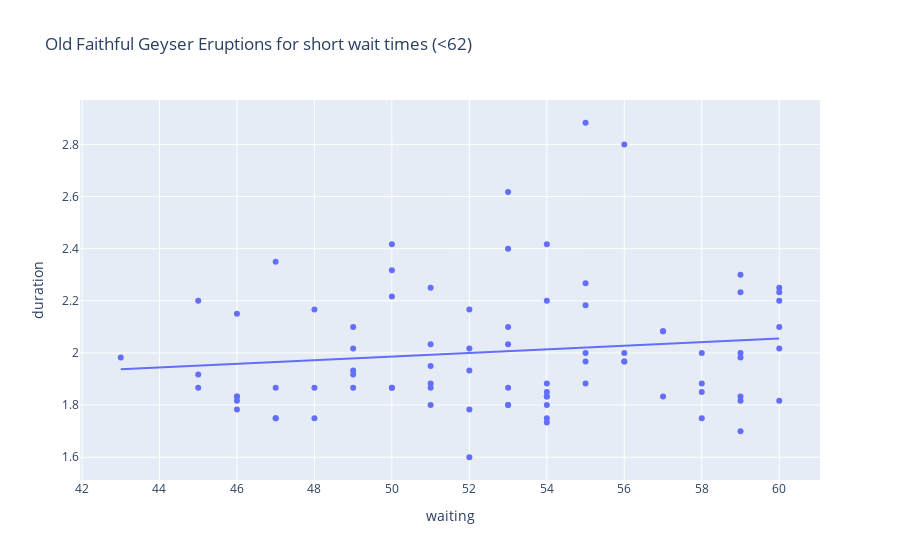
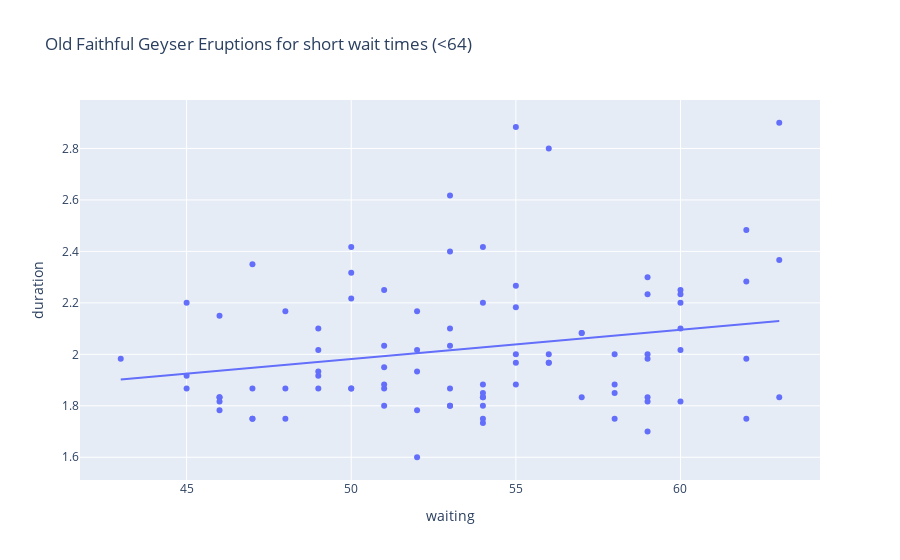

Write notebook code for charts like these, in order.
### Markdown cell above
# 9.

### Code cell
import plotly.express as px
import statsmodels.formula.api as smf


short_wait_limit = 62 # 64 # 66 #
short_wait = old_faithful.waiting < short_wait_limit

print(smf.ols('duration ~ waiting', data=old_faithful[short_wait]).fit().summary().tables[1])

# Create a scatter plot with a linear regression trendline
fig = px.scatter(old_faithful[short_wait], x='waiting', y='duration', 
                 title="Old Faithful Geyser Eruptions for short wait times (<"+str(short_wait_limit)+")", 
                 trendline='ols')

fig.show() # USE `fig.show(renderer="png")` FOR ALL GitHub and MarkUs SUBMISSIONS
import plotly.express as px
import statsmodels.formula.api as smf


short_wait_limit = 64 # 64 # 66 #
short_wait = old_faithful.waiting < short_wait_limit

print(smf.ols('duration ~ waiting', data=old_faithful[short_wait]).fit().summary().tables[1])

# Create a scatter plot with a linear regression trendline
fig = px.scatter(old_faithful[short_wait], x='waiting', y='duration', 
                 title="Old Faithful Geyser Eruptions for short wait times (<"+str(short_wait_limit)+")", 
                 trendline='ols')

fig.show() # USE `fig.show(renderer="png")` FOR ALL GitHub and MarkUs SUBMISSIONS
import plotly.express as px
import statsmodels.formula.api as smf


short_wait_limit = 66 # 64 # 66 #
short_wait = old_faithful.waiting < short_wait_limit

print(smf.ols('duration ~ waiting', data=old_faithful[short_wait]).fit().summary().tables[1])

# Create a scatter plot with a linear regression trendline
fig = px.scatter(old_faithful[short_wait], x='waiting', y='duration', 
                 title="Old Faithful Geyser Eruptions for short wait times (<"+str(short_wait_limit)+")", 
                 trendline='ols')

fig.show(renderer="png") # USE `fig.show(renderer="png")` FOR ALL GitHub and MarkUs SUBMISSIONS

### Figure 1 — Plotly figure (JSON) as saved in the notebook; plotly's stock layout.template omitted (floating-point values rounded to 4 significant figures)
{"data": [{"hovertemplate": "waiting=%{x}<br>duration=%{y}<extra></extra>", "legendgroup": "", "marker": {"color": "#636efa", "symbol": "circle"}, "mode": "markers", "name": "", "orientation": "v", "showlegend": false, "type": "scatter", "x": [54, 55, 51, 54, 47, 52, 52, 51, 47, 55, 52, 48, 59, 58, 58, 53, 59, 54, 54, 59, 48, 60, 56, 60, 48, 60, 50, 51, 49, 47, 52, 59, 59, 50, 59, 53, 56, 45, 55, 45, 56, 46, 51, 53, 60, 59, 49, 53, 53, 45, 58, 52, 49, 57, 50, 55, 51, 46, 55, 57, 51, 60, 53, 46, 49, 49, 53, 55, 50, 54, 54, 50, 54, 54, 47, 57, 54, 56, 58, 43, 60, 46, 46], "xaxis": "x", "y": [1.8, 2.883, 1.95, 1.833, 1.75, 2.167, 1.6, 1.8, 1.75, 1.967, 2.017, 1.867, 1.833, 1.883, 1.75, 2.1, 2, 1.833, 1.733, 2.233, 1.75, 1.817, 1.967, 2.017, 2.167, 2.2, 1.867, 1.867, 2.1, 1.867, 1.783, 2.3, 1.7, 2.317, 1.817, 2.617, 1.967, 1.917, 2.267, 1.867, 2.8, 1.833, 1.883, 2.033, 2.233, 1.983, 2.017, 1.8, 1.8, 2.2, 2, 1.933, 1.917, 2.083, 2.417, 1.883, 2.033, 1.833, 2.183, 1.833, 2.25, 2.1, 1.867, 1.783, 1.933, 1.867, 2.4, 2, 1.867, 1.75, 2.417, 2.217, 1.883, 1.85, 2.35, 2.083, 2.2, 2, 1.85, 1.983, 2.25, 2.15, 1.817], "yaxis": "y"}, {"hovertemplate": "<b>OLS trendline</b><br>duration = 0.00691825 * waiting + 1.64008<br>R<sup>2</sup>=0.017113<br><br>waiting=%{x}<br>duration=%{y} <b>(trend)</b><extra></extra>", "legendgroup": "", "marker": {"color": "#636efa", "symbol": "circle"}, "mode": "lines", "name": "", "showlegend": false, "type": "scatter", "x": [43, 45, 45, 45, 46, 46, 46, 46, 46, 47, 47, 47, 47, 48, 48, 48, 49, 49, 49, 49, 49, 50, 50, 50, 50, 50, 51, 51, 51, 51, 51, 51, 52, 52, 52, 52, 52, 53, 53, 53, 53, 53, 53, 53, 54, 54, 54, 54, 54, 54, 54, 54, 54, 55, 55, 55, 55, 55, 55, 56, 56, 56, 56, 57, 57, 57, 58, 58, 58, 58, 59, 59, 59, 59, 59, 59, 59, 60, 60, 60, 60, 60, 60], "xaxis": "x", "y": [1.938, 1.951, 1.951, 1.951, 1.958, 1.958, 1.958, 1.958, 1.958, 1.965, 1.965, 1.965, 1.965, 1.972, 1.972, 1.972, 1.979, 1.979, 1.979, 1.979, 1.979, 1.986, 1.986, 1.986, 1.986, 1.986, 1.993, 1.993, 1.993, 1.993, 1.993, 1.993, 2.0, 2.0, 2.0, 2.0, 2.0, 2.007, 2.007, 2.007, 2.007, 2.007, 2.007, 2.007, 2.014, 2.014, 2.014, 2.014, 2.014, 2.014, 2.014, 2.014, 2.014, 2.021, 2.021, 2.021, 2.021, 2.021, 2.021, 2.028, 2.028, 2.028, 2.028, 2.034, 2.034, 2.034, 2.041, 2.041, 2.041, 2.041, 2.048, 2.048, 2.048, 2.048, 2.048, 2.048, 2.048, 2.055, 2.055, 2.055, 2.055, 2.055, 2.055], "yaxis": "y"}], "layout": {"legend": {"tracegroupgap": 0}, "title": {"text": "Old Faithful Geyser Eruptions for short wait times (<62)"}, "xaxis": {"anchor": "y", "domain": [0, 1], "title": {"text": "waiting"}}, "yaxis": {"anchor": "x", "domain": [0, 1], "title": {"text": "duration"}}}}

### Figure 2 — Plotly figure (JSON) as saved in the notebook; plotly's stock layout.template omitted (floating-point values rounded to 4 significant figures)
{"data": [{"hovertemplate": "waiting=%{x}<br>duration=%{y}<extra></extra>", "legendgroup": "", "marker": {"color": "#636efa", "symbol": "circle"}, "mode": "markers", "name": "", "orientation": "v", "showlegend": false, "type": "scatter", "x": [54, 62, 55, 51, 54, 47, 52, 62, 52, 51, 47, 55, 52, 48, 59, 58, 58, 53, 59, 54, 54, 59, 48, 60, 56, 62, 60, 48, 60, 50, 63, 51, 62, 49, 47, 52, 59, 59, 50, 59, 53, 56, 45, 55, 45, 56, 46, 51, 53, 60, 59, 49, 53, 53, 45, 58, 63, 52, 49, 57, 50, 55, 51, 46, 55, 57, 51, 60, 53, 46, 49, 49, 53, 55, 50, 54, 54, 50, 54, 54, 47, 63, 57, 54, 56, 58, 43, 60, 46, 46], "xaxis": "x", "y": [1.8, 2.283, 2.883, 1.95, 1.833, 1.75, 2.167, 1.75, 1.6, 1.8, 1.75, 1.967, 2.017, 1.867, 1.833, 1.883, 1.75, 2.1, 2, 1.833, 1.733, 2.233, 1.75, 1.817, 1.967, 1.983, 2.017, 2.167, 2.2, 1.867, 1.833, 1.867, 2.483, 2.1, 1.867, 1.783, 2.3, 1.7, 2.317, 1.817, 2.617, 1.967, 1.917, 2.267, 1.867, 2.8, 1.833, 1.883, 2.033, 2.233, 1.983, 2.017, 1.8, 1.8, 2.2, 2, 2.367, 1.933, 1.917, 2.083, 2.417, 1.883, 2.033, 1.833, 2.183, 1.833, 2.25, 2.1, 1.867, 1.783, 1.933, 1.867, 2.4, 2, 1.867, 1.75, 2.417, 2.217, 1.883, 1.85, 2.35, 2.9, 2.083, 2.2, 2, 1.85, 1.983, 2.25, 2.15, 1.817], "yaxis": "y"}, {"hovertemplate": "<b>OLS trendline</b><br>duration = 0.0113626 * waiting + 1.41398<br>R<sup>2</sup>=0.048880<br><br>waiting=%{x}<br>duration=%{y} <b>(trend)</b><extra></extra>", "legendgroup": "", "marker": {"color": "#636efa", "symbol": "circle"}, "mode": "lines", "name": "", "showlegend": false, "type": "scatter", "x": [43, 45, 45, 45, 46, 46, 46, 46, 46, 47, 47, 47, 47, 48, 48, 48, 49, 49, 49, 49, 49, 50, 50, 50, 50, 50, 51, 51, 51, 51, 51, 51, 52, 52, 52, 52, 52, 53, 53, 53, 53, 53, 53, 53, 54, 54, 54, 54, 54, 54, 54, 54, 54, 55, 55, 55, 55, 55, 55, 56, 56, 56, 56, 57, 57, 57, 58, 58, 58, 58, 59, 59, 59, 59, 59, 59, 59, 60, 60, 60, 60, 60, 60, 62, 62, 62, 62, 63, 63, 63], "xaxis": "x", "y": [1.903, 1.925, 1.925, 1.925, 1.937, 1.937, 1.937, 1.937, 1.937, 1.948, 1.948, 1.948, 1.948, 1.959, 1.959, 1.959, 1.971, 1.971, 1.971, 1.971, 1.971, 1.982, 1.982, 1.982, 1.982, 1.982, 1.993, 1.993, 1.993, 1.993, 1.993, 1.993, 2.005, 2.005, 2.005, 2.005, 2.005, 2.016, 2.016, 2.016, 2.016, 2.016, 2.016, 2.016, 2.028, 2.028, 2.028, 2.028, 2.028, 2.028, 2.028, 2.028, 2.028, 2.039, 2.039, 2.039, 2.039, 2.039, 2.039, 2.05, 2.05, 2.05, 2.05, 2.062, 2.062, 2.062, 2.073, 2.073, 2.073, 2.073, 2.084, 2.084, 2.084, 2.084, 2.084, 2.084, 2.084, 2.096, 2.096, 2.096, 2.096, 2.096, 2.096, 2.118, 2.118, 2.118, 2.118, 2.13, 2.13, 2.13], "yaxis": "y"}], "layout": {"legend": {"tracegroupgap": 0}, "title": {"text": "Old Faithful Geyser Eruptions for short wait times (<64)"}, "xaxis": {"anchor": "y", "domain": [0, 1], "title": {"text": "waiting"}}, "yaxis": {"anchor": "x", "domain": [0, 1], "title": {"text": "duration"}}}}
